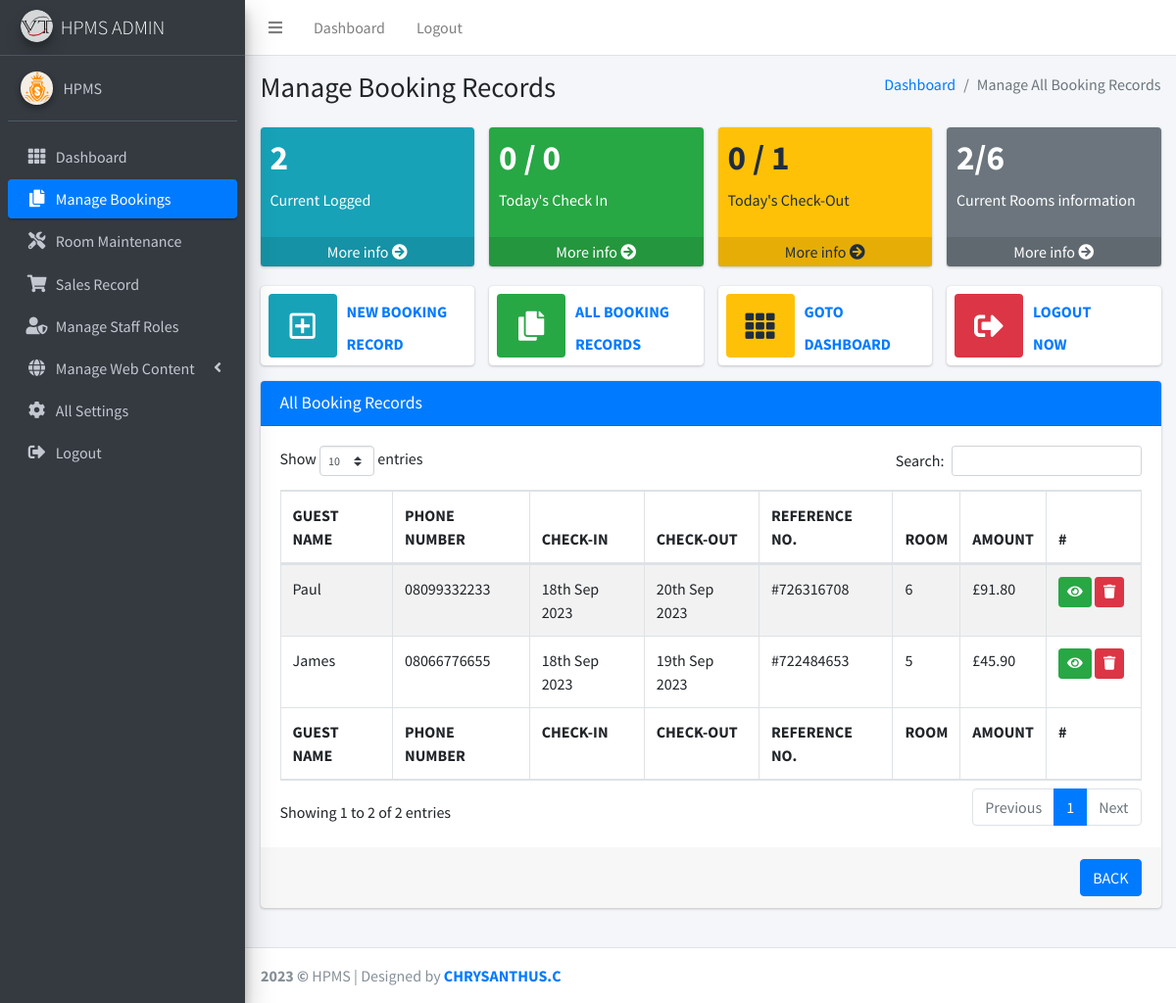
/admin06/manage_bookings.php (signed in), run on the app's committed database.
### tables this page shows
CREATE TABLE `bookings` (
  `id` bigint(50) NOT NULL,
  `guest_full_name` text NOT NULL,
  `guest_email_address` text NOT NULL,
  `guest_phone_number` text NOT NULL,
  `residential_address` text NOT NULL,
  `checking_in_date` text NOT NULL,
  `checking_out_date` text NOT NULL,
  `class_id` bigint(20) NOT NULL,
  `hotel_room_id` bigint(20) NOT NULL,
  `room_number` bigint(20) NOT NULL,
  `reference_no` bigint(20) NOT NULL,
  `date_of_booking` text NOT NULL,
  `booking_method` text NOT NULL,
  `payment_method` text NOT NULL,
  `sub_total_amount` text NOT NULL,
  `discount_amount` text NOT NULL,
  `grand_total_amount` text NOT NULL,
  `discount_info` text NOT NULL,
  `booking_billing` text NOT NULL,
  `booking_duration` int(11) NOT NULL,
  `booking_staff` text NOT NULL,
  `checkin_staff` text DEFAULT NULL,
  `checkout_staff` text DEFAULT NULL,
  `cancel_staff` text DEFAULT NULL,
  `cancel_date` text NOT NULL,
  `activity_logs_staff` text NOT NULL
);

### functions.php (called while the page is built, shortened)
<?php
	function clean_output($string)
	{
	$string=stripslashes($string);
	return htmlentities($string);
 	}
?>

### set.php (called while the page is built, shortened)
<?php
	$site_title 					= "HPMS";
?>

### admin06/manage_bookings.php (the view, shortened to what this page needs)
<?php
include("../set.php");
include("../functions.php");
?>
<!DOCTYPE html>
<html>
<head>
  <link rel="stylesheet" href="../_source/plugins/fontawesome-free/css/all.min.css">
  <link rel="stylesheet" href="https://code.ionicframework.com/ionicons/2.0.1/css/ionicons.min.css">
  <link rel="stylesheet" href="../_source/plugins/datatables-bs4/css/dataTables.bootstrap4.css">
  <link rel="stylesheet" href="../_source/dist/css/adminlte.min.css">
	 <link rel="stylesheet" href="css-loader-master/dist/css-loader.css">
</head>
<body onload="update_online_presence();  update_active_link();" class="hold-transition sidebar-mini layout-fixed layout-navbar-fixed " id="html_body">
<div class="wrapper">
  <nav class="main-header navbar navbar-expand navbar-white navbar-light">
    <ul class="navbar-nav">
      <li class="nav-item">
        <a class="nav-link" data-widget="pushmenu" href="#"><i class="fas fa-bars"></i></a>
      </li>
      <li class="nav-item d-none d-sm-inline-block">
        <a href="index.php" class="nav-link">Dashboard</a>
      </li>
      <li class="nav-item d-none d-sm-inline-block">
        <a href="logout.php" onclick="if (confirm('Are you Sure you want to Log out Now?')){return true;}else{event.stopPropagation(); event.preventDefault();};"   class="nav-link">Logout</a>
      </li>
    </ul>
  </nav>
 <?php include("side_bar.php"); ?>
  <div class="content-wrapper">
    <section class="content-header">
      <div class="container-fluid">
        <div class="row mb-2">
          <div class="col-sm-6">
            <h1>Manage Booking Records</h1>
          </div>
          <div class="col-sm-6">
            <ol class="breadcrumb float-sm-right">
              <li class="breadcrumb-item"><a href="index.php">Dashboard</a></li>
              <li class="breadcrumb-item active">Manage All Booking Records</li>
            </ol>
          </div>
        </div>
      </div>
    </section>
       <section class="content">
      <div class="container-fluid">
		<div id="included_divs">
		<?php include("manage_bookings_small_boxes.php"); ?>
		<?php include('manage_bookings_top_buttons.php'); ?>
		</div>
	<div class="row">
	<div class="col-12">
		<?php if(isset($_GET['sort']) && $_GET['sort']=='today_checkin') { ?>
             <div class="card card-success collapsed-card">
              <div class="card-header" data-card-widget="collapse" data-toggle="tooltip">
                <h3 class="card-title">( <?php echo $no_today_check_in; ?> ) Booking Records Where Guest CHECKED-IN Today</h3>
					<div class="card-tools">
					<button type="button" class="btn btn-tool" data-card-widget="collapse" data-toggle="tooltip" title="Collapse">
					<i class="fas fa-plus"></i>
					</button>
				   </div>
              </div>
            <div class="card-body table-responsive">
              <table id="example1" class="table table-bordered table-striped" style="height: 265px;">
                  <thead>
                    <tr>
                      <th>GUEST NAME</th>
                      <th>PHONE NUMBER</th>
                      <th>CHECK-IN </th>
                      <th>CHECK-OUT </th>
                      <th>REFERENCE NO.</th>
                      <th>ROOM</th>
                      <th>AMOUNT</th>
                      <th style="width:11%;">#</th>
                    </tr>
                  </thead>
                  <tbody>
		<?php
		$query_bookings=mysqli_query($con,"SELECT * FROM bookings ORDER BY id DESC");
		while($query_bookings_rows=mysqli_fetch_array($query_bookings))
			{
			$id						=			 clean_output($query_bookings_rows['id']);
			$date_of_booking		=			 clean_output($query_bookings_rows['date_of_booking']);
			$checking_in_date		=			 clean_output($query_bookings_rows['checking_in_date']);
			$checking_out_date		=			 clean_output($query_bookings_rows['checking_out_date']);
			$reference_no			=			 clean_output($query_bookings_rows['reference_no']);
			$guest_full_name		=			 clean_output($query_bookings_rows['guest_full_name']);
			$guest_phone_number		=			 clean_output($query_bookings_rows['guest_phone_number']);
			$room_number			=			 clean_output($query_bookings_rows['room_number']);
			$grand_total_amount		=			 clean_output($query_bookings_rows['grand_total_amount']);
			$var_checkin_staff_xx	= 			 clean_output($query_bookings_rows['checkin_staff']);
			$checking_in_date_x		= 			 date('jS M Y',(int)$checking_in_date);
			$todays_date			=			 date('jS M Y',time());
		if(($checking_in_date_x == $todays_date) && ($var_checkin_staff_xx != "NULL"))
		{
		?>
		<tr>
		<td><?php echo $guest_full_name; ?></td>
		<td><?php echo $guest_phone_number; ?></td>
		<td><?php echo date(' jS M Y',(int)$checking_in_date); ?></td>
		<td><?php echo date(' jS M Y',(int)$checking_out_date); ?></td>
		<td><?php echo $reference_no; ?></td>
		<td><?php echo $room_number; ?></td>
		<td>&#163;<?php echo number_format($grand_total_amount,2); ?></td>
		<td>
		<button  onclick="window.location='show_booking.php?booking_id=<?php echo $id; ?>';" type="button"  class="open-EditDialog btn btn-success  btn-sm"><i class="fas fa-eye"></i></button>
		<button
		data-id='<?php echo $id; ?>'
		data-toggle='modal'
		data-target='#modal-delete'  type="button"  class="open-DeleteDialog btn btn-danger btn-sm"><i class="fas fa-trash"></i></button>
		</td>
		</tr>
		<?php
		}
		}
		?>
<?php if((mysqli_num_rows($query_bookings))==0){ ?>
					  <tr>
                      <td>No Record(s)</td>
                      <td></td>
                      <td></td>
                      <td></td>
                      <td></td>
                      <td></td>
                      <td></td>
                      <td></td>
                      </tr>
<?php } ?>
                  </tbody>
                <tfoot>
                <tr>
                      <th>GUEST NAME</th>
                      <th>PHONE NUMBER</th>
                      <th>CHECK-IN </th>
                      <th>CHECK-OUT </th>
                      <th>REFERENCE NO.</th>
                      <th>ROOM</th>
                      <th>AMOUNT</th>
                      <th style="width:11%;">#</th>
                </tr>
                </tfoot>
                 </table>
              </div>
 				<div class="card-footer" id="functional_buttons_div">
                   <button type="button" onclick="javascript:history.go(-1);"  class="btn btn-success float-right">BACK</button>
                 </div>
            </div>
<hr/>
             <div class="card card-success collapsed-card">
              <div class="card-header" data-card-widget="collapse" data-toggle="tooltip">
                <h3 class="card-title">( <?php echo $total_today_check_in; ?> ) Booking Records Where Guest are expected to CHECK-IN Today</h3>
					<div class="card-tools">
					<button type="button" class="btn btn-tool" data-card-widget="collapse" data-toggle="tooltip" title="Collapse">
					<i class="fas fa-plus"></i>
					</button>
				   </div>
              </div>
            <div class="card-body table-responsive">
              <table id="example2" class="table table-bordered table-striped" style="height: 265px;">
                  <thead>
                    <tr>
                      <th>GUEST NAME</th>
                      <th>PHONE NUMBER</th>
                      <th>CHECK-IN </th>
                      <th>CHECK-OUT </th>
                      <th>REFERENCE NO.</th>
                      <th>ROOM</th>
                      <th>AMOUNT</th>
                      <th style="width:11%;">#</th>
                    </tr>
                  </thead>
                  <tbody>
		<?php
		$query_bookings=mysqli_query($con,"SELECT * FROM bookings ORDER BY id DESC");
		while($query_bookings_rows=mysqli_fetch_array($query_bookings))
			{
			$id						=			 clean_output($query_bookings_rows['id']);
			$date_of_booking		=			 clean_output($query_bookings_rows['date_of_booking']);
			$checking_in_date		=			 clean_output($query_bookings_rows['checking_in_date']);
			$checking_out_date		=			 clean_output($query_bookings_rows['checking_out_date']);
			$reference_no			=			 clean_output($query_bookings_rows['reference_no']);
			$guest_full_name		=			 clean_output($query_bookings_rows['guest_full_name']);
			$guest_phone_number		=			 clean_output($query_bookings_rows['guest_phone_number']);
			$room_number			=			 clean_output($query_bookings_rows['room_number']);
			$grand_total_amount			=			 clean_output($query_bookings_rows['grand_total_amount']);
			$checking_in_date_x		= 			 date('jS M Y',(int)$checking_in_date);
			$todays_date			=			 date('jS M Y',time());
		if($checking_in_date_x == $todays_date)
		{
		?>
		<tr>
		<td><?php echo $guest_full_name; ?></td>
		<td><?php echo $guest_phone_number; ?></td>
		<td><?php echo date(' jS M Y',(int)$checking_in_date); ?></td>
		<td><?php echo date(' jS M Y',(int)$checking_out_date); ?></td>
		<td><?php echo $reference_no; ?></td>
		<td><?php echo $room_number; ?></td>
		<td>&#163;<?php echo number_format($grand_total_amount,2); ?></td>
		<td>
		<button  onclick="window.location='show_booking.php?booking_id=<?php echo $id; ?>';" type="button"  class="open-EditDialog btn btn-success  btn-sm"><i class="fas fa-eye"></i></button>
		<button
		data-id='<?php echo $id; ?>'
		data-toggle='modal'
		data-target='#modal-delete'  type="button"  class="open-DeleteDialog btn btn-danger btn-sm"><i class="fas fa-trash"></i></button>
		</td>
		</tr>
		<?php
		}
		}
		?>
<?php if((mysqli_num_rows($query_bookings))==0){ ?>
					  <tr>
                      <td>No Record(s)</td>
                      <td></td>
                      <td></td>
                      <td></td>
                      <td></td>
                      <td></td>
                      <td></td>
                      <td></td>
                      </tr>
<?php } ?>
                  </tbody>
                <tfoot>
                <tr>
                      <th>GUEST NAME</th>
                      <th>PHONE NUMBER</th>
                      <th>CHECK-IN </th>
                      <th>CHECK-OUT </th>
                      <th>REFERENCE NO.</th>
                      <th>ROOM</th>
                      <th>AMOUNT</th>
                      <th style="width:11%;">#</th>
                </tr>
                </tfoot>
                 </table>
              </div>
 				<div class="card-footer" id="functional_buttons_div_2">
                   <button type="button" onclick="javascript:history.go(-1);"  class="btn btn-success float-right">BACK</button>
                 </div>
            </div>
	<?php } else { ?>
             <div class="card card-primary">
              <div class="card-header">
                <h3 class="card-title">All Booking Records</h3>
              </div>
            <div class="card-body table-responsive">
              <table id="example1" class="table table-bordered table-striped" style="height: 265px;">
                  <thead>
                    <tr>
                      <th>GUEST NAME</th>
                      <th>PHONE NUMBER</th>
                      <th>CHECK-IN </th>
                      <th>CHECK-OUT </th>
                      <th>REFERENCE NO.</th>
                      <th>ROOM</th>
                      <th>AMOUNT</th>
                      <th style="width:11%;">#</th>
                    </tr>
                  </thead>
                  <tbody>
		<?php
		$query_bookings=mysqli_query($con,"SELECT * FROM bookings ORDER BY id DESC");
		while($query_bookings_rows=mysqli_fetch_array($query_bookings))
			{
			$id						=			 clean_output($query_bookings_rows['id']);
			$checking_in_date		=			 clean_output($query_bookings_rows['checking_in_date']);
			$checking_out_date		=			 clean_output($query_bookings_rows['checking_out_date']);
			$reference_no			=			 clean_output($query_bookings_rows['reference_no']);
			$guest_full_name		=			 clean_output($query_bookings_rows['guest_full_name']);
			$guest_phone_number		=			 clean_output($query_bookings_rows['guest_phone_number']);
			$room_number			=			 clean_output($query_bookings_rows['room_number']);
			$grand_total_amount			=			 clean_output($query_bookings_rows['grand_total_amount']);
?>
		<tr>
		<td><?php echo	$guest_full_name; ?></td>
		<td><?php echo	$guest_phone_number; ?></td>
		<td><?php echo	date('jS M Y',(int)$checking_in_date); ?></td>
		<td><?php echo	date('jS M Y',(int)$checking_out_date); ?></td>
		<td>#<?php echo $reference_no; ?></td>
		<td><?php echo $room_number; ?></td>
		<td>&#163;<?php echo number_format($grand_total_amount,2); ?></td>
		<td>
		<button  onclick="window.location='show_booking.php?booking_id=<?php echo $id; ?>';" type="button"  class="open-EditDialog btn btn-success  btn-sm"><i class="fas fa-eye"></i></button>
		<button
		data-id='<?php echo $id; ?>'
		data-toggle='modal'
		data-target='#modal-delete'  type="button"  class="open-DeleteDialog btn btn-danger btn-sm"><i class="fas fa-trash"></i></button>
		</td>
</tr>
<?php } ?>
                  </tbody>
                <tfoot>
                <tr>
                      <th>GUEST NAME</th>
                      <th>PHONE NUMBER</th>
                      <th>CHECK-IN </th>
                      <th>CHECK-OUT </th>
                      <th>REFERENCE NO.</th>
                      <th>ROOM</th>
                      <th>AMOUNT</th>
                      <th style="width:11%;">#</th>
                </tr>
                </tfoot>
                 </table>
              </div>
 				<div class="card-footer" id="functional_buttons_div">
                   <button type="button" onclick="javascript:history.go(-1);"  class="btn btn-primary float-right">BACK</button>
                 </div>
            </div>
	<?php } ?>
	</div>
	</div>
<br/>
      </div>
    </section>
  </div>
  <footer class="main-footer">
    <strong><script>document.write(new Date().getFullYear());</script> &copy;  </strong>
    <?php echo $site_title; ?>  | Designed by <a href="https://www.linkedin.com/in/chrysanthus-obinna/" target="_blank"><b>CHRYSANTHUS.C</b></a>
  </footer>
</div>
</body>
</html>

### data on the page
bookings: guest_full_name "Paul", guest_phone_number "08099332233", checking_in_date "18th Sep 2023", checking_out_date "20th Sep 2023", reference_no "726316708", room_number "6", grand_total_amount "91.80"
bookings: guest_full_name "James", guest_phone_number "08066776655", checking_in_date "18th Sep 2023", checking_out_date "19th Sep 2023", reference_no "722484653", room_number "5", grand_total_amount "45.90"

### other printed values
$velitech_software_name "HPMS ADMIN"
$site_title "HPMS"
$no_current_logged "2"
$no_today_check_in "0"
$total_today_check_in "0"
$no_today_check_out "0"
$total_today_check_out "1"
$no_occupied_rooms "2"
$no_total_room "6"
